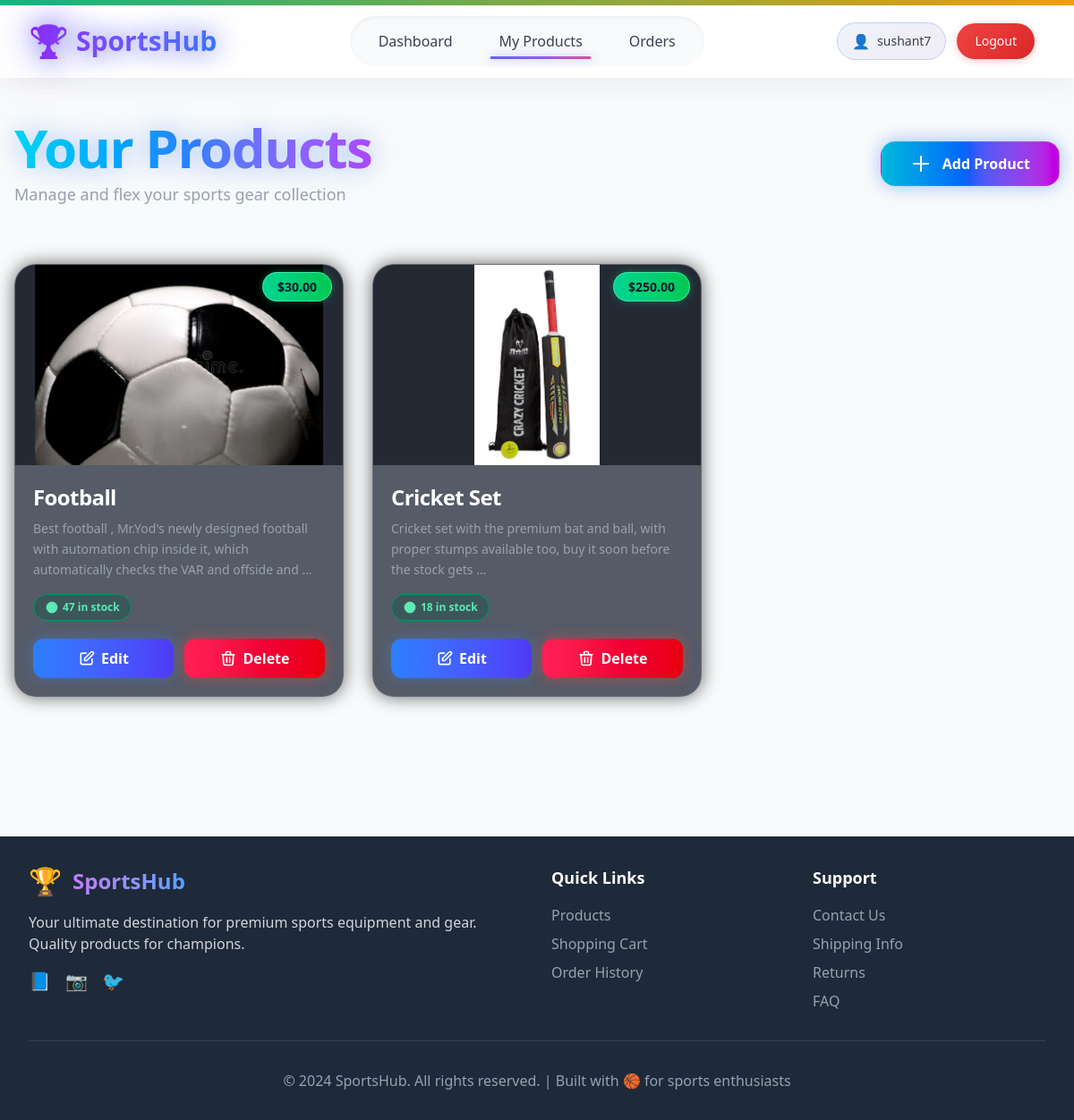
Page /seller/products/ (signed in) on the earlier database version.
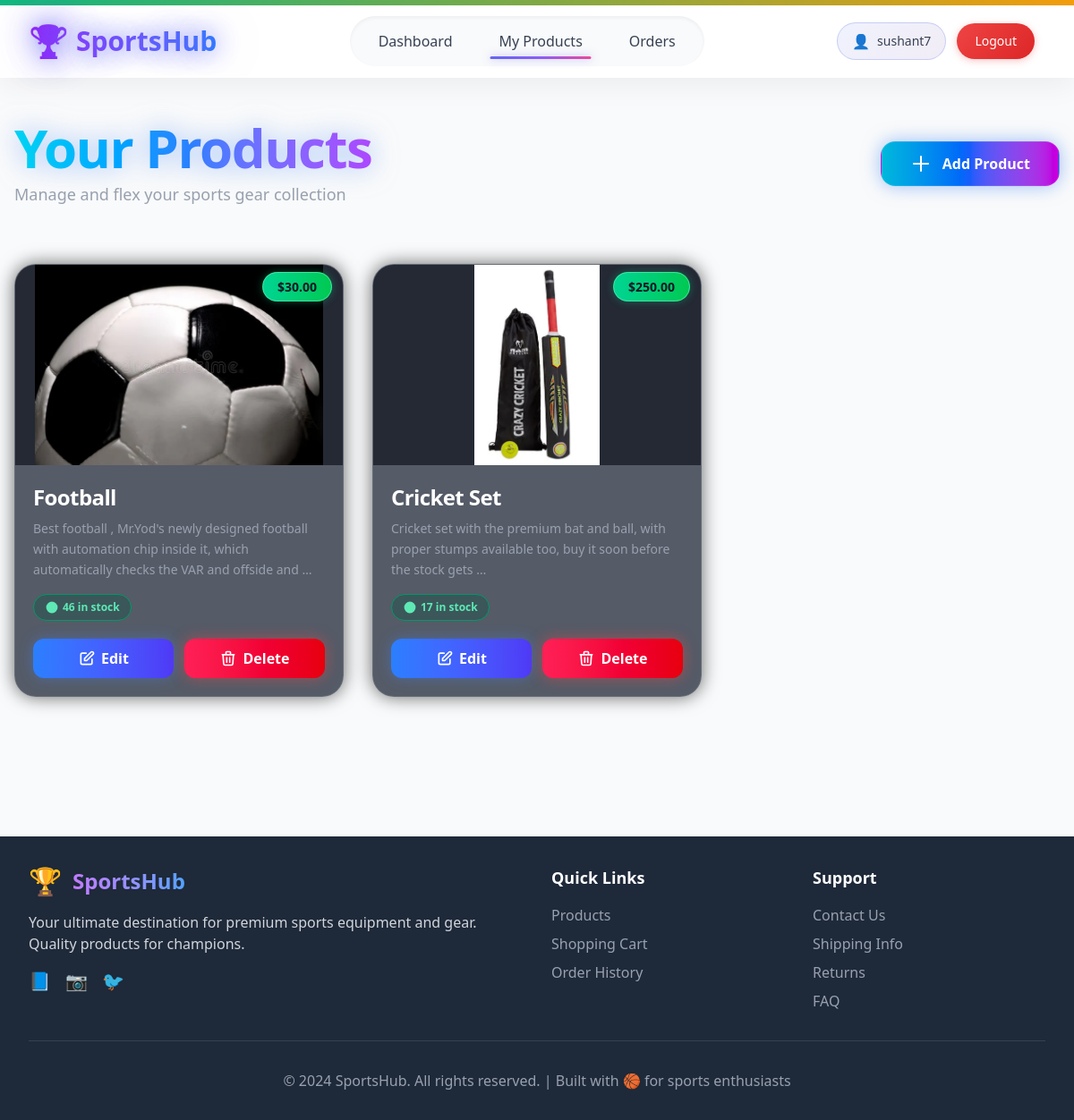
Same page on the later database version.
### shop/models.py (models this page shows, shortened)
class Product(models.Model):
    name = models.CharField(max_length=200)
    description = models.TextField()
    price = models.DecimalField(max_digits=10, decimal_places=2)
    image = models.ImageField(upload_to='products/')
    seller = models.ForeignKey(User, on_delete=models.CASCADE)
    stock_quantity = models.PositiveIntegerField(default=0)
    is_active = models.BooleanField(default=True)
    created_at = models.DateTimeField(auto_now_add=True)
    def is_in_stock(self):
        return self.stock_quantity > 0

### shop/views.py (the view)
# urls.py: path('products/', views.product_list, name='product_list'),
@login_required
def product_list(request):
    if not request.user.is_seller():
        messages.error(request, "Access denied. Seller account required.")
        return redirect('accounts:retail_admin_login')
    products = Product.objects.filter(seller=request.user)
    context = {
        'products': products,
    }
    return render(request, 'shop/product_list.html', context)

### accounts/models.py (called while the page is built)
    def is_buyer(self):
        return self.role == self.Roles.BUYER

    def is_seller(self):
        return self.role == self.Roles.SELLER

### shop/templates/shop/product_list.html (shortened to what the changed rows need)
{% extends 'base.html' %}
{% block content %}
<div class="max-w-7xl mx-auto px-4 py-12 text-gray-100 relative overflow-hidden">
    <div class="flex flex-col sm:flex-row justify-between items-start sm:items-center mb-16">
        <div>
            <h1 class="text-6xl font-black tracking-tight bg-gradient-to-r from-cyan-400 via-blue-500 to-purple-500 bg-clip-text text-transparent drop-shadow-[0_0_15px_rgba(59,130,246,0.5)]">
            </h1>
        </div>
    </div>
    {% if products %}
    <div class="grid grid-cols-1 sm:grid-cols-2 lg:grid-cols-3 xl:grid-cols-4 gap-8">
        {% for product in products %}
        <div class="group relative rounded-3xl overflow-hidden bg-gray-900/70 border border-white/10 shadow-[0_0_20px_rgba(0,0,0,0.6)] hover:shadow-[0_0_35px_rgba(59,130,246,0.4)] transition-transform duration-300 transform hover:-translate-y-2 hover:scale-[1.02] will-change-transform">
            <div class="relative h-56 bg-gray-950/60 flex items-center justify-center overflow-hidden">
                {% if product.image %}
                <img src="{{ product.image.url }}" alt="{{ product.name }}"
                     class="max-h-full max-w-full object-contain transition-transform duration-500 ease-out group-hover:scale-105">
                {% else %}
                <div class="text-7xl opacity-40">🏀</div>
                {% endif %}
                <div class="absolute top-3 right-3">
                    <span class="px-4 py-1.5 text-sm font-bold bg-gradient-to-r from-emerald-400 to-green-500 text-gray-900 rounded-full shadow-[0_0_10px_rgba(16,185,129,0.4)] border border-emerald-300/70">
                        ${{ product.price }}
                    </span>
                </div>
            </div>
            <div class="p-5 flex flex-col min-h-[230px]">
                <h3 class="text-2xl font-bold text-white mb-2 tracking-tight group-hover:text-cyan-400 transition-colors duration-200">
                    {{ product.name }}
                </h3>
                <p class="text-gray-400 text-sm leading-relaxed mb-4 flex-1 line-clamp-3 group-hover:text-gray-300 transition-colors duration-200">
                    {{ product.description|truncatewords:20 }}
                </p>
                <div class="mb-5">
                    {% if product.is_in_stock %}
                    <div class="inline-flex items-center px-3 py-1.5 text-xs font-semibold text-emerald-300 bg-emerald-900/30 border border-emerald-600 rounded-full backdrop-blur-sm">
                        <svg class="w-4 h-4 mr-1" fill="currentColor" viewBox="0 0 20 20">
                            <path d="M10 18a8 8 0 100-16 8 8 0 000 16zm3.707-9.293a1 1 0 00-1.414-1.414L9 10.586 7.707 9.293a1 1 0 00-1.414 1.414l2 2a1 1 0 001.414 0l4-4z"/>
                        </svg>
                        {{ product.stock_quantity }} in stock
                    </div>
                    {% endif %}
                </div>
                <div class="flex gap-3 mt-auto">
                    <a href="{% url 'shop:edit_product' product.id %}"
                       class="flex-1 inline-flex items-center justify-center py-2.5 rounded-xl bg-gradient-to-r from-blue-500 to-indigo-600 text-white font-semibold shadow-[0_0_15px_rgba(59,130,246,0.4)] hover:shadow-[0_0_25px_rgba(59,130,246,0.6)] transition-transform duration-300 hover:-translate-y-[2px]">
                        <svg class="w-5 h-5 mr-1.5" fill="none" stroke="currentColor" viewBox="0 0 24 24">
                            <path stroke-linecap="round" stroke-linejoin="round" stroke-width="2" d="M11 5H6a2 2 0 00-2 2v11a2 2 0 002 2h11a2 2 0 002-2v-5m-1.414-9.414a2 2 0 112.828 2.828L11.828 15H9v-2.828l8.586-8.586z"/>
                        </svg>
                        Edit
                    </a>
                    <a href="{% url 'shop:delete_product' product.id %}"
                       class="flex-1 inline-flex items-center justify-center py-2.5 rounded-xl bg-gradient-to-r from-rose-500 to-red-600 text-white font-semibold shadow-[0_0_15px_rgba(239,68,68,0.5)] hover:shadow-[0_0_25px_rgba(239,68,68,0.7)] transition-transform duration-300 hover:-translate-y-[2px] delete-btn">
                        <svg class="w-5 h-5 mr-1.5" fill="none" stroke="currentColor" viewBox="0 0 24 24">
                            <path stroke-linecap="round" stroke-linejoin="round" stroke-width="2" d="M19 7l-.867 12.142A2 2 0 0116.138 21H7.862a2 2 0 01-1.995-1.858L5 7m5 4v6m4-6v6m1-10V4a1 1 0 00-1-1h-4a1 1 0 00-1 1v3M4 7h16"/>
                        </svg>
                        Delete
                    </a>
                </div>
            </div>
        </div>
        {% endfor %}
    </div>
    {% endif %}
</div>
{% endblock %}

Differences in the rows shown:
changed Product "Football": stock_quantity "47" → "46"
changed Product "Cricket Set": stock_quantity "18" → "17"
